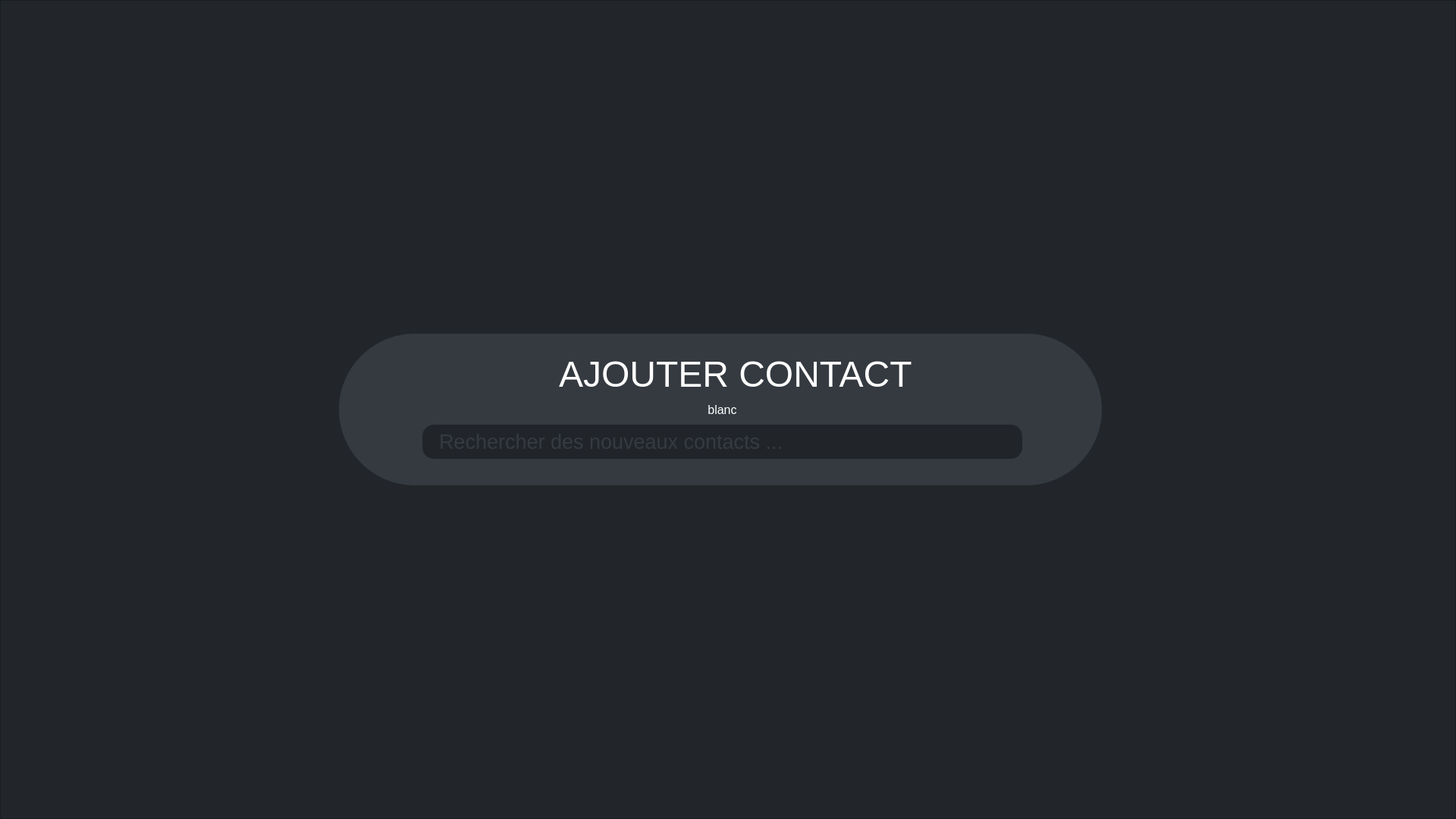
     <widget class="QFrame" name="frame_deco_recherche_contacts">
      <property name="geometry">
       <rect>
        <x>0</x>
        <y>0</y>
        <width>1920</width>
        <height>1080</height>
       </rect>
      </property>
      <property name="styleSheet">
       <string notr="true">background: rgba( 33, 37, 41, 95% );</string>
      </property>
      <property name="frameShape">
       <enum>QFrame::StyledPanel</enum>
      </property>
      <property name="frameShadow">
       <enum>QFrame::Raised</enum>
      </property>
      <widget class="QFrame" name="frame_deco_interieure_recherche_contact">
       <property name="geometry">
        <rect>
         <x>447</x>
         <y>440</y>
         <width>1006</width>
         <height>200</height>
        </rect>
       </property>
       <property name="styleSheet">
        <string notr="true">background: rgba( 52, 58, 64, 100% );
border-radius: 100px;</string>
       </property>
       <property name="frameShape">
        <enum>QFrame::StyledPanel</enum>
       </property>
       <property name="frameShadow">
        <enum>QFrame::Raised</enum>
       </property>
       <widget class="QPushButton" name="btn_quitter_recherche_contact">
        <property name="geometry">
         <rect>
          <x>910</x>
          <y>30</y>
          <width>51</width>
          <height>51</height>
         </rect>
        </property>
        <property name="cursor">
         <cursorShape>PointingHandCursor</cursorShape>
        </property>
        <property name="styleSheet">
         <string notr="true">border: none;
background: rgb(52, 58, 64);</string>
        </property>
        <property name="text">
         <string/>
        </property>
        <property name="icon">
         <iconset>
          <normaloff>assets/icons/croix.png</normaloff>assets/icons/croix.png</iconset>
        </property>
        <property name="iconSize">
         <size>
          <width>45</width>
          <height>45</height>
         </size>
        </property>
       </widget>
       <widget class="QLineEdit" name="input_rechercher_contact">
        <property name="geometry">
         <rect>
          <x>110</x>
          <y>120</y>
          <width>791</width>
          <height>45</height>
         </rect>
        </property>
        <property name="font">
         <font>
          <pointsize>20</pointsize>
         </font>
        </property>
        <property name="styleSheet">
         <string notr="true">QLineEdit {
	background: rgb(33, 37, 41);
	border-radius: 15px;
	padding-left: 20px;
	padding-right: 20px;
	color: rgb(73, 80, 87);
}</string>
        </property>
        <property name="maxLength">
         <number>32</number>
        </property>
        <property name="placeholderText">
         <string>Rechercher des nouveaux contacts ...</string>
        </property>
       </widget>
       <widget class="QLabel" name="label_titre_ajouter_contact">
        <property name="geometry">
         <rect>
          <x>290</x>
          <y>33</y>
          <width>581</width>
          <height>41</height>
         </rect>
        </property>
        <property name="font">
         <font>
          <pointsize>36</pointsize>
         </font>
        </property>
        <property name="styleSheet">
         <string notr="true">color: white;</string>
        </property>
        <property name="text">
         <string>AJOUTER CONTACT</string>
        </property>
       </widget>
       <widget class="QPushButton" name="btn_search_new_contact">
        <property name="geometry">
         <rect>
          <x>840</x>
          <y>120</y>
          <width>41</width>
          <height>45</height>
         </rect>
        </property>
        <property name="cursor">
         <cursorShape>PointingHandCursor</cursorShape>
        </property>
        <property name="styleSheet">
         <string notr="true">background: rgb(33, 37, 41);</string>
        </property>
        <property name="text">
         <string/>
        </property>
        <property name="icon">
         <iconset>
          <normaloff>assets/icons/plus.png</normaloff>assets/icons/plus.png</iconset>
        </property>
        <property name="iconSize">
         <size>
          <width>35</width>
          <height>35</height>
         </size>
        </property>
       </widget>
       <widget class="QLabel" name="label_msg_add_contact">
        <property name="geometry">
         <rect>
          <x>110</x>
          <y>90</y>
          <width>791</width>
          <height>20</height>
         </rect>
        </property>
        <property name="font">
         <font>
          <pointsize>12</pointsize>
         </font>
        </property>
        <property name="styleSheet">
         <string notr="true">color: white;</string>
        </property>
        <property name="text">
         <string>blanc</string>
        </property>
        <property name="alignment">
         <set>Qt::AlignCenter</set>
        </property>
       </widget>
      </widget>
     </widget>
